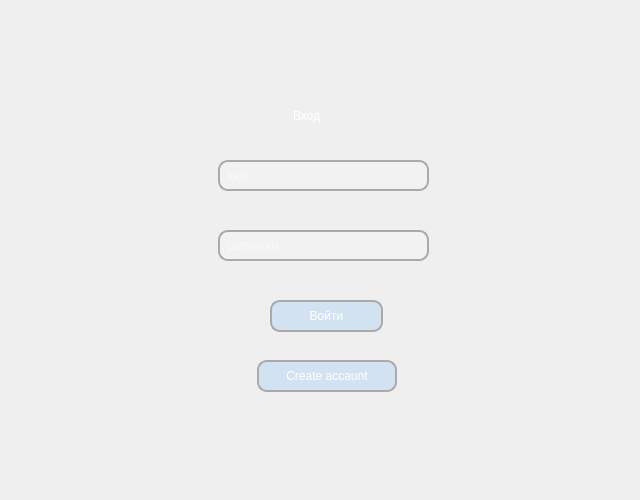
<?xml version="1.0" encoding="UTF-8"?>
<ui version="4.0">
 <class>Dialog</class>
 <widget class="QDialog" name="Dialog">
  <property name="geometry">
   <rect>
    <x>0</x>
    <y>0</y>
    <width>640</width>
    <height>500</height>
   </rect>
  </property>
  <property name="sizePolicy">
   <sizepolicy hsizetype="Fixed" vsizetype="Fixed">
    <horstretch>0</horstretch>
    <verstretch>0</verstretch>
   </sizepolicy>
  </property>
  <property name="windowTitle">
   <string>Dialog</string>
  </property>
  <widget class="QWidget" name="bgwidget" native="true">
   <property name="geometry">
    <rect>
     <x>0</x>
     <y>0</y>
     <width>640</width>
     <height>500</height>
    </rect>
   </property>
   <property name="styleSheet">
    <string notr="true">/* Окно приложения */
QWidget#bgwidget {
    border-image: url(:/images/log_bg.png); /* Замените на путь к вашей картинке */
    background-position: center;
    background-repeat: no-repeat;
    background-attachment: fixed;
}

/* Поля для ввода */
QLineEdit {
    background: rgba(255, 255, 255, 50); /* Прозрачный белый цвет */
    border: 2px solid #aaa; /* Цвет границы */
    border-radius: 10px;
    padding: 5px;
}


QLineEdit::hover {
    border: 2px solid lightblue; /* Цвет границы при наведении курсора */
}


/* Кнопка */
QPushButton{
    background: rgba(0, 128, 255, 30); /* Прозрачный голубой цвет */
    border: 2px solid #aaa; /* Цвет границы */
    border-radius: 10px;
    padding: 5px 10px;
	color: white;
}

QPushButton:hover {
    background: rgba(0, 128, 255, 50); /* Цвет при наведении */
    border-color: #666; /* Цвет границы при наведении */
    color: #eee; /* Цвет текста при наведении */
}


/* Подсказка в полях ввода */
QLineEdit::placeholder {
    color: #888; /* Цвет подсказки */
}
QPushButton:pressed {
    background: rgba(0, 128, 255, 90); /* Цвет при нажатии */
    border-color: #666; /* Цвет границы при нажатии */
    color: #eee; /* Цвет текста при нажатии */
}
/* Текст в полях ввода */
QLineEdit, QLabel {
    color: white; /* Черный цвет текста */
}
</string>
   </property>
   <widget class="QLineEdit" name="login_text">
    <property name="geometry">
     <rect>
      <x>218</x>
      <y>160</y>
      <width>211</width>
      <height>31</height>
     </rect>
    </property>
    <property name="placeholderText">
     <string>login</string>
    </property>
   </widget>
   <widget class="QPushButton" name="create_acc_but">
    <property name="geometry">
     <rect>
      <x>257</x>
      <y>360</y>
      <width>140</width>
      <height>32</height>
     </rect>
    </property>
    <property name="text">
     <string>Create accaunt</string>
    </property>
   </widget>
   <widget class="QLineEdit" name="password_text">
    <property name="geometry">
     <rect>
      <x>218</x>
      <y>230</y>
      <width>211</width>
      <height>31</height>
     </rect>
    </property>
    <property name="placeholderText">
     <string>password</string>
    </property>
   </widget>
   <widget class="QLabel" name="label">
    <property name="geometry">
     <rect>
      <x>293</x>
      <y>100</y>
      <width>61</width>
      <height>31</height>
     </rect>
    </property>
    <property name="styleSheet">
     <string notr="true">
font: 26pt &quot;Apple Symbols&quot;;</string>
    </property>
    <property name="text">
     <string>Вход</string>
    </property>
   </widget>
   <widget class="QPushButton" name="log_in_but">
    <property name="geometry">
     <rect>
      <x>270</x>
      <y>300</y>
      <width>113</width>
      <height>32</height>
     </rect>
    </property>
    <property name="text">
     <string>Войти</string>
    </property>
   </widget>
  </widget>
 </widget>
 <resources>
  <include location="res.qrc"/>
 </resources>
 <connections/>
</ui>
